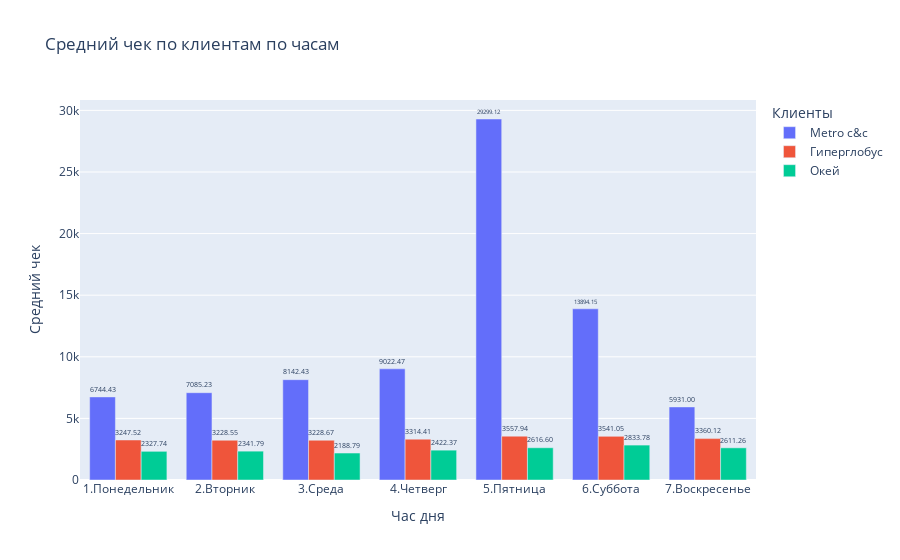

This figure's notebook cell:
### Code cell
df_long = mc3.reset_index().melt(id_vars='weekday', var_name='client_NT', value_name='mean_totalSum')

# Строим barplot
fig = px.bar(
    df_long,
    x='weekday',
    y='mean_totalSum',
    color='client_NT',
    barmode='group',  # Группированные столбцы
    title='Средний чек по клиентам по часам',
    labels={
        'weekday': 'День недели',
        'mean_totalSum': 'Средний чек',
        'client_NT': 'Торговая сеть'
    },
    text_auto='.2f'  # Автоматическое отображение значений с 2 знаками после запятой
)

# Настраиваем отображение
fig.update_layout(
    xaxis=dict(
        type='category',  # Чтобы часы отображались как категории
        title='Час дня'
    ),
    yaxis_title='Средний чек',
    legend_title='Клиенты',
    hovermode='x unified'  # Общая подсказка для всех столбцов при наведении
)

# Добавляем подписи значений над столбцами
fig.update_traces(
    textfont_size=12,
    textangle=0,
    textposition="outside",
    cliponaxis=False
)

fig.show()

### Figure 1 — Plotly figure (JSON) as saved in the notebook; plotly's stock layout.template omitted (floating-point values rounded to 4 significant figures)
{"data": [{"alignmentgroup": "True", "cliponaxis": false, "hovertemplate": "Торговая сеть=Metro c&c<br>День недели=%{x}<br>Средний чек=%{y}<extra></extra>", "legendgroup": "Metro c&c", "marker": {"color": "#636efa", "pattern": {"shape": ""}}, "name": "Metro c&c", "offsetgroup": "Metro c&c", "orientation": "v", "showlegend": true, "textangle": 0, "textfont": {"size": 12}, "textposition": "outside", "texttemplate": "%{y:.2f}", "type": "bar", "x": ["1.Понедельник", "2.Вторник", "3.Среда", "4.Четверг", "5.Пятница", "6.Суббота", "7.Воскресенье"], "xaxis": "x", "y": [6744.0, 7085.0, 8142.0, 9022.0, 29300.0, 13890.0, 5931.0], "yaxis": "y"}, {"alignmentgroup": "True", "cliponaxis": false, "hovertemplate": "Торговая сеть=Гиперглобус<br>День недели=%{x}<br>Средний чек=%{y}<extra></extra>", "legendgroup": "Гиперглобус", "marker": {"color": "#EF553B", "pattern": {"shape": ""}}, "name": "Гиперглобус", "offsetgroup": "Гиперглобус", "orientation": "v", "showlegend": true, "textangle": 0, "textfont": {"size": 12}, "textposition": "outside", "texttemplate": "%{y:.2f}", "type": "bar", "x": ["1.Понедельник", "2.Вторник", "3.Среда", "4.Четверг", "5.Пятница", "6.Суббота", "7.Воскресенье"], "xaxis": "x", "y": [3248.0, 3229.0, 3229.0, 3314.0, 3558.0, 3541.0, 3360.0], "yaxis": "y"}, {"alignmentgroup": "True", "cliponaxis": false, "hovertemplate": "Торговая сеть=Окей<br>День недели=%{x}<br>Средний чек=%{y}<extra></extra>", "legendgroup": "Окей", "marker": {"color": "#00cc96", "pattern": {"shape": ""}}, "name": "Окей", "offsetgroup": "Окей", "orientation": "v", "showlegend": true, "textangle": 0, "textfont": {"size": 12}, "textposition": "outside", "texttemplate": "%{y:.2f}", "type": "bar", "x": ["1.Понедельник", "2.Вторник", "3.Среда", "4.Четверг", "5.Пятница", "6.Суббота", "7.Воскресенье"], "xaxis": "x", "y": [2328.0, 2342.0, 2189.0, 2422.0, 2617.0, 2834.0, 2611.0], "yaxis": "y"}], "layout": {"barmode": "group", "hovermode": "x unified", "legend": {"title": {"text": "Клиенты"}, "tracegroupgap": 0}, "title": {"text": "Средний чек по клиентам по часам"}, "xaxis": {"anchor": "y", "domain": [0, 1], "title": {"text": "Час дня"}, "type": "category"}, "yaxis": {"anchor": "x", "domain": [0, 1], "title": {"text": "Средний чек"}}}}
